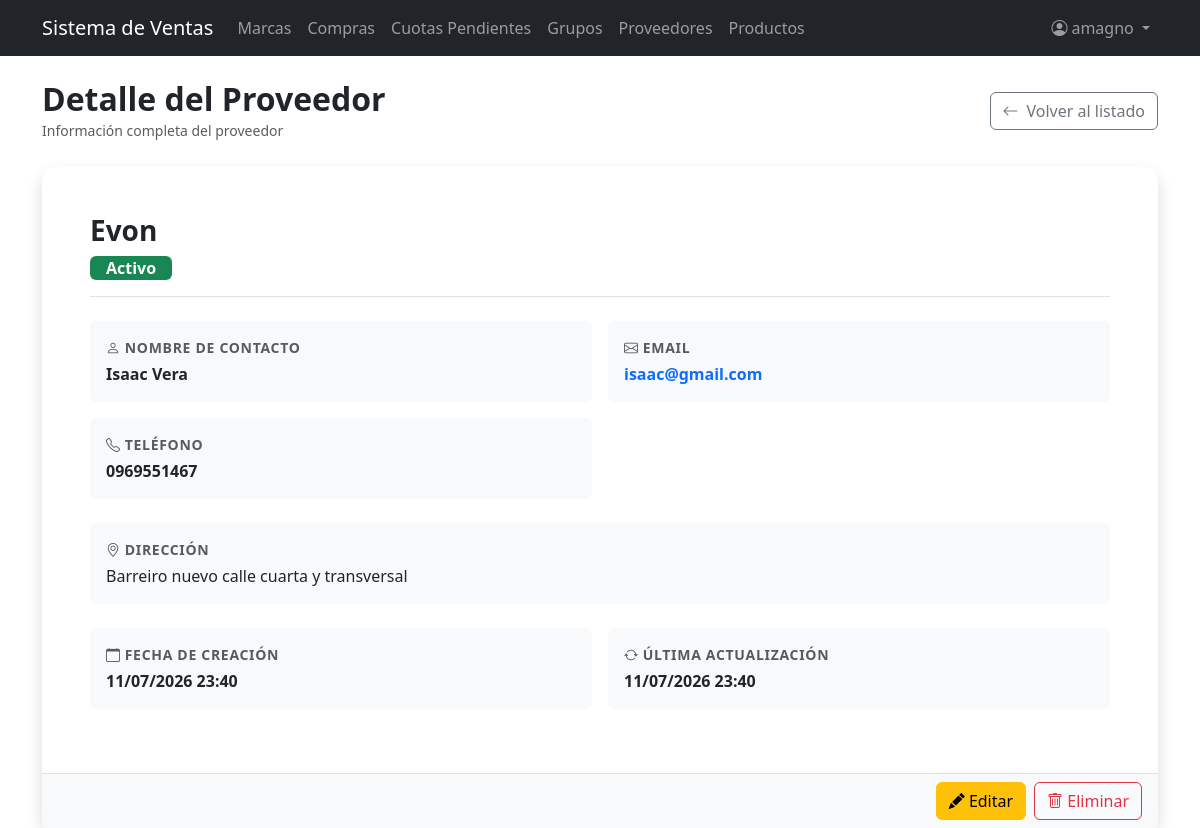
/suppliers/1/ (signed in), run on the app's committed database.
### billing/models.py (models this page shows, shortened)
class Supplier(models.Model):
    name = models.CharField(max_length=200, verbose_name='Nombre de la compañia')
    contact_name = models.CharField(max_length=200, blank=True, null=True, verbose_name='Nombre de contacto')
    email = models.EmailField(blank=True, null=True)
    phone = models.CharField(max_length=20, blank=True, null=True, verbose_name='Teléfono')
    address = models.TextField(blank=True, null=True, verbose_name='Dirección')
    is_active = models.BooleanField(default=True, verbose_name='Activo')
    created_at = models.DateTimeField(auto_now_add=True)
    updated_at = models.DateTimeField(auto_now=True)
    class Meta:
        verbose_name = 'Supplier'
        verbose_name_plural = 'Suppliers'
        ordering = ['name']

### billing/views.py (the view)
# urls.py: path('suppliers/<int:pk>/', views.SupplierDetailView.as_view(), name='supplier_detail'),
class SupplierDetailView(LoginRequiredMixin, PermissionRequiredMixin, DetailView):
    model = Supplier
    template_name = 'billing/supplier_detail.html'
    context_object_name = 'supplier'
    permission_required = 'billing.view_supplier'
    permission_redirect_url = '/'

### security/templatetags/security_tags.py (called while the page is built)
@register.filter(name='role_badge_class')
def role_badge_class(role_name):
    return ROLE_BADGE_CLASSES.get(role_name, 'bg-secondary')

@register.filter(name='has_group')
def has_group(user, group_name):
    if not user.is_authenticated:
        return False
    if user.is_superuser:      # el superusuario ve todo
        return True
    return user.groups.filter(name=group_name).exists()

### billing/templates/billing/supplier_detail.html (shortened to what this page needs)
{% extends 'billing/base.html' %}
{% block content %}
<div class="d-flex justify-content-between align-items-center mb-4">
  <div>
    <h2 class="mb-0 fw-bold">Detalle del Proveedor</h2>
    <small class="text-muted">Información completa del proveedor</small>
  </div>
  <a href="{% url 'billing:supplier_list' %}" class="btn btn-outline-secondary d-inline-flex align-items-center gap-2">
    <i class="bi bi-arrow-left"></i> Volver al listado
  </a>
</div>
<div class="card shadow border-0" style="border-radius:1rem;">
  <div class="card-body p-4 p-lg-5">
    <div class="mb-4 pb-3 border-bottom">
      <h3 class="fw-bold mb-2">{{ supplier.name }}</h3>
      <span class="badge {% if supplier.is_active %}bg-success{% else %}bg-secondary{% endif %} fs-6 px-3 py-1">
        {% if supplier.is_active %}Activo{% else %}Inactivo{% endif %}
      </span>
    </div>
    <div class="row g-3 mb-4">
      {% if supplier.contact_name %}
      <div class="col-sm-6">
        <div class="p-3 rounded bg-light h-100">
          <p class="text-muted small mb-1 fw-semibold text-uppercase" style="letter-spacing:.05em;">
            <i class="bi bi-person me-1"></i>Nombre de Contacto
          </p>
          <p class="mb-0 fw-semibold fs-6">{{ supplier.contact_name }}</p>
        </div>
      </div>
      {% endif %}
      {% if supplier.email %}
      <div class="col-sm-6">
        <div class="p-3 rounded bg-light h-100">
          <p class="text-muted small mb-1 fw-semibold text-uppercase" style="letter-spacing:.05em;">
            <i class="bi bi-envelope me-1"></i>Email
          </p>
          <p class="mb-0 fw-semibold fs-6">
            <a href="mailto:{{ supplier.email }}" class="text-decoration-none">{{ supplier.email }}</a>
          </p>
        </div>
      </div>
      {% endif %}
      {% if supplier.phone %}
      <div class="col-sm-6">
        <div class="p-3 rounded bg-light h-100">
          <p class="text-muted small mb-1 fw-semibold text-uppercase" style="letter-spacing:.05em;">
            <i class="bi bi-telephone me-1"></i>Teléfono
          </p>
          <p class="mb-0 fw-semibold fs-6">{{ supplier.phone }}</p>
        </div>
      </div>
      {% endif %}
    </div>
    {% if supplier.address %}
    <div class="row g-3 mb-4">
      <div class="col-12">
        <div class="p-3 rounded bg-light">
          <p class="text-muted small mb-1 fw-semibold text-uppercase" style="letter-spacing:.05em;">
            <i class="bi bi-geo-alt me-1"></i>Dirección
          </p>
          <p class="mb-0 fs-6">{{ supplier.address }}</p>
        </div>
      </div>
    </div>
    {% endif %}
    <div class="row g-3 mb-3">
      <div class="col-sm-6">
        <div class="p-3 rounded bg-light h-100">
          <p class="text-muted small mb-1 fw-semibold text-uppercase" style="letter-spacing:.05em;">
            <i class="bi bi-calendar me-1"></i>Fecha de Creación
          </p>
          <p class="mb-0 fw-semibold fs-6">{{ supplier.created_at|date:"d/m/Y H:i" }}</p>
        </div>
      </div>
      <div class="col-sm-6">
        <div class="p-3 rounded bg-light h-100">
          <p class="text-muted small mb-1 fw-semibold text-uppercase" style="letter-spacing:.05em;">
            <i class="bi bi-arrow-repeat me-1"></i>Última Actualización
          </p>
          <p class="mb-0 fw-semibold fs-6">{{ supplier.updated_at|date:"d/m/Y H:i" }}</p>
        </div>
      </div>
    </div>
  </div>
  <div class="card-footer bg-light border-top">
    <div class="d-flex justify-content-end gap-2">
      {% if perms.billing.change_supplier %}
      <a href="{% url 'billing:supplier_update' supplier.pk %}" class="btn btn-warning">
        <i class="bi bi-pencil-fill"></i> Editar
      </a>
      {% endif %}
      {% if perms.billing.delete_supplier %}
      <a href="{% url 'billing:supplier_delete' supplier.pk %}" class="btn btn-outline-danger">
        <i class="bi bi-trash"></i> Eliminar
      </a>
      {% endif %}
    </div>
  </div>
</div>
{% endblock %}

### billing/templates/billing/base.html (shortened to what this page needs)
{% load security_tags %}
<!DOCTYPE html>
<html lang="es">
<head>
  <link href="https://cdn.jsdelivr.net/npm/bootstrap@5.3.0/dist/css/bootstrap.min.css" rel="stylesheet">
  <link href="https://cdn.jsdelivr.net/npm/bootstrap-icons@1.11.3/font/bootstrap-icons.min.css" rel="stylesheet">
</head>
<body>
<nav class="navbar navbar-expand-lg navbar-dark bg-dark">
  <div class="container">
    <a class="navbar-brand" href="{% url 'billing:home' %}">Sistema de Ventas</a>
    <div class="collapse navbar-collapse" id="nav">
      <ul class="navbar-nav me-auto">
        {% if user.is_authenticated %}
        {% if perms.billing.view_brand %}
        <li class="nav-item"><a class="nav-link" href="{% url 'billing:brand_list' %}">Marcas</a></li>
        {% endif %}
        {% if perms.purchasing.view_purchase %}
        <li class="nav-item"><a class="nav-link" href="{% url 'purchasing:purchase_list' %}">Compras</a></li>
        <li class="nav-item"><a class="nav-link" href="{% url 'creditos_compras:cuotas_pendientes' %}">Cuotas Pendientes</a></li>
        {% endif %}
        {% if perms.billing.view_productgroup %}
        <li class="nav-item"><a class="nav-link" href="{% url 'billing:productgroup_list' %}">Grupos</a></li>
        {% endif %}
        {% if perms.billing.view_supplier %}
        <li class="nav-item"><a class="nav-link" href="{% url 'billing:supplier_list' %}">Proveedores</a></li>
        {% endif %}
        {% if perms.billing.view_product %}
        <li class="nav-item"><a class="nav-link" href="{% url 'billing:product_list' %}">Productos</a></li>
        {% endif %}
        {% endif %}
      </ul>
      <ul class="navbar-nav">
        {% if user.is_authenticated %}
        {% with role=user.groups.first %}
        <li class="nav-item dropdown">
          <a class="nav-link dropdown-toggle" href="#" data-bs-toggle="dropdown">
            <i class="bi bi-person-circle me-1"></i>{{ user.username }}
          </a>
        </li>
        {% endwith %}
        {% else %}
        <li class="nav-item">
          <a class="nav-link" href="{% url 'security:login' %}">Login</a>
        </li>
        {% endif %}
      </ul>
    </div>
  </div>
</nav>
<div class="container mt-4">
  {% block content %}
  {% endblock %}
</div>
</body>
</html>

### data on the page
Supplier: name "Evon", contact_name "Isaac Vera", email "isaac@gmail.com", phone "0969551467", address "Barreiro nuevo calle cuarta y transversal", created_at "11/07/2026 23:40", updated_at "11/07/2026 23:40"

### other printed values
{{ user.username }} "amagno"
